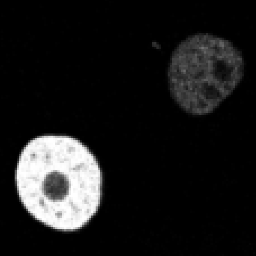
#> input picture test2.png, 256 x 256 px
$ python tvls_model.py
#> lines starting #> are read from the running program, lines starting #| are printed output that depends on the picture
#!/usr/bin/python3
'''
AUTHOR:     Zhengyang Zhong
DATE:       2023-02-16
PAPER:      Sorry, I forgot the paper name.
'''
import cv2
import matplotlib.pyplot as plt
import numpy as np
from scipy.ndimage import laplace
from skimage import measure
from tqdm import tqdm


def denoise(im, U_init, tolerance=0.1, tau=0.125, tv_weight=100):
    """ An implementation of the Rudin-Osher-Fatemi (ROF) denoising model
        using the numerical procedure presented in Eq. (11) of A. Chambolle
        (2005). Implemented using periodic boundary conditions
        (essentially turning the rectangular image domain into a torus!).

        Input:
        im - noisy input image (grayscale)
        U_init - initial guess for U
        tv_weight - weight of the TV-regularizing term
        tau - steplength in the Chambolle algorithm
        tolerance - tolerance for determining the stop criterion

        Output:
        U - denoised and detextured image (also the primal variable)
        T - texture residual"""
    # Initialization
    m, n = im.shape
    U = U_init
    Px = im  # x-component to the dual field
    Py = im  # y-component of the dual field
    error = 1
    iteration = 0

    # Main iteration
    while (error > tolerance):
        Uold = U

        # Gradient of primal variable
        LyU = np.vstack((U[1:, :], U[0, :]))  # Left translation w.r.t. the y-direction
        LxU = np.hstack((U[:, 1:], U.take([0], axis=1)))  # Left translation w.r.t. the x-direction

        GradUx = LxU-U  # x-component of U's gradient
        GradUy = LyU-U  # y-component of U's gradient

        # First we update the dual varible
        PxNew = Px + (tau/tv_weight)*GradUx  # Non-normalized update of x-component (dual)
        PyNew = Py + (tau/tv_weight)*GradUy  # Non-normalized update of y-component (dual)
        NormNew = np.maximum(1, np.sqrt(PxNew**2+PyNew**2))

        Px = PxNew/NormNew  # Update of x-component (dual)
        Py = PyNew/NormNew  # Update of y-component (dual)

        # Then we update the primal variable
        RxPx = np.hstack((Px.take([-1], axis=1), Px[:, 0:-1]))  # Right x-translation of x-component
        RyPy = np.vstack((Py[-1, :], Py[0:-1, :]))  # Right y-translation of y-component
        DivP = (Px-RxPx)+(Py-RyPy)  # Divergence of the dual field.
        U = im + tv_weight*DivP  # Update of the primal variable

        # Update of error-measure
        error = np.linalg.norm(U-Uold) / np.sqrt(n*m)
        iteration += 1

        # print(iteration, error)

    # The texture residual
    T = im - U
    # print('Number of ROF iterations: ', iteration)
    return U, T


def TVLSModel(imgU8C1, c0=0.5, itermax=1000, tolerance=1e-4, timestep=0.1):
    imgF64 = imgU8C1.astype(np.float64)
    phi = c0 * np.ones_like(imgF64, dtype=np.float64)
    u, T = denoise(imgU8C1, imgU8C1)

    for it in tqdm(range(itermax)):

        old_Fnorm = np.sqrt(np.sum(phi**2))

        phi_p1q = (phi + 1)**2
        phi_n1q = (phi - 1)**2

        c1 = np.sum(u * phi_p1q) / (np.sum(phi_p1q) + 1e-10)
        c2 = np.sum(u * phi_n1q) / (np.sum(phi_n1q) + 1e-10)

        # update phi
        L = (u-c1) ** 2 / (c1**2) * (phi + 1) + (u-c2) ** 2 / (c2 ** 2) * (phi - 1) - laplace(phi, mode='nearest')
        phi -= timestep * L

        # terimination
        new_Fnorm = np.sqrt(np.sum(phi**2))
        criteria_Fnorm = np.abs(old_Fnorm - new_Fnorm) / (old_Fnorm + 1e-10)
        # print("criteria = ", criteria_Fnorm)
        if criteria_Fnorm < tolerance:
            break
    return phi, it+1


if __name__ == "__main__":
    img = cv2.imread("./test2.png", 0)
#> img is the input picture: shape (256, 256); min 0, max 255, mean 26
    h, w = img.shape
#> h = 256; w = 256
    phi = 2 * np.ones((h, w))
    phi[20: -20, 20: -20] = -2
    phi, iterations = TVLSModel(img)
#> the loop in denoise, `while (error > tolerance):` made 51 passes
#> error on passes 1 to 12: 25.18, 11.29, 5.19, 2.99, 1.93, 1.36, 1.03, 0.819, 0.679, 0.579, 0.505, 0.447
#> pass 1, in denoise, `GradUx = LxU-U  # x-component of U's gradient`:
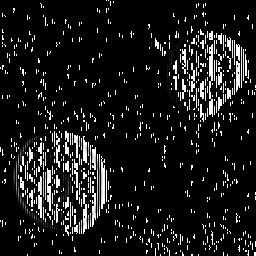
#> GradUx: shape (256, 256); min 0, max 255, mean 25.3
#> pass 1, in denoise, `GradUy = LyU-U  # y-component of U's gradient`:
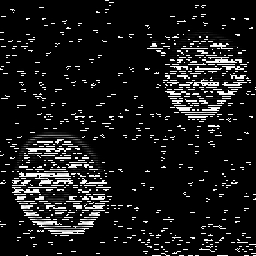
#> GradUy: shape (256, 256); min 0, max 255, mean 24.5
#> after the loop in denoise, `while (error > tolerance):`: iteration = 51
#> in denoise, `T = im - U`:
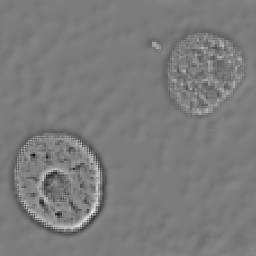
#> T: shape (256, 256) float64; min -75.1, max 79.31, mean 0; drawn with min black and max white
#> in TVLSModel, `u, T = denoise(imgU8C1, imgU8C1)`:
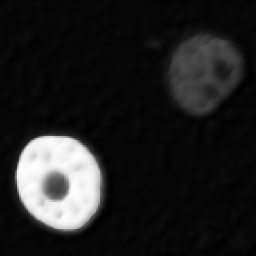
#> u: shape (256, 256) float64; min -7.01, max 251.8, mean 26; drawn with min black and max white
#> the loop in TVLSModel, `for it in tqdm(range(itermax)): ` made 1000 passes
#> (old_Fnorm, c1, c2, new_Fnorm, criteria_Fnorm) on passes 2 to 4: (445.8, 127.2, 216.7, 414.6, 0.07), (414.6, 124, 209.8, 383.7, 0.0745), (383.7, 118.7, 202.3, 350.9, 0.0855)
#> pass 1, in TVLSModel, `phi -= timestep * L`:
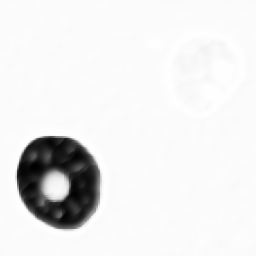
#> phi: shape (256, 256) float64; min -7.04, max 0.5, mean -0.134; drawn with min black and max white
#> after the loop in TVLSModel, `for it in tqdm(range(itermax)):`:
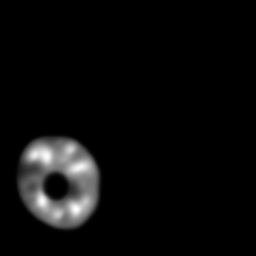
#> phi: shape (256, 256) float64; min -0.0445, max 13.03, mean 0.553; drawn with min black and max white
#> iterations = 1000
    contours = measure.find_contours(phi, 0)
#> contours = 56 point arrays, longest 1093 points
    for cnt in contours:
        plt.plot(cnt[:, 1], cnt[:, 0], linewidth=2)
#> this loop made 56 passes
#> cnt on passes 40 to 41: [[187.8, 255], [187, 254.5], [186, 254.6], [185.7, 255]], [[192.2, 0], [192, 0.072], [191, 0.0208], [191, 0]]
    plt.show()
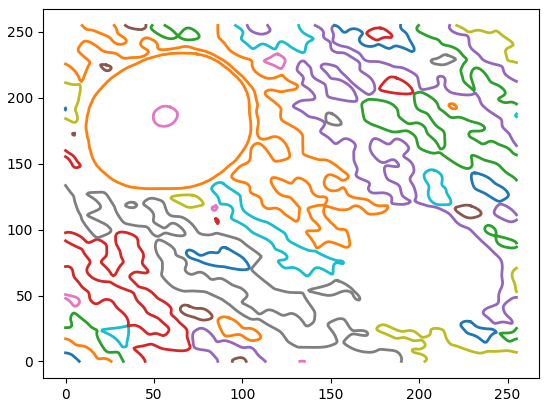
#> figure drawn by matplotlib, 1 panel; curve peaks at x = 0, y = 17.17
    plt.imshow(phi)
    plt.show()
